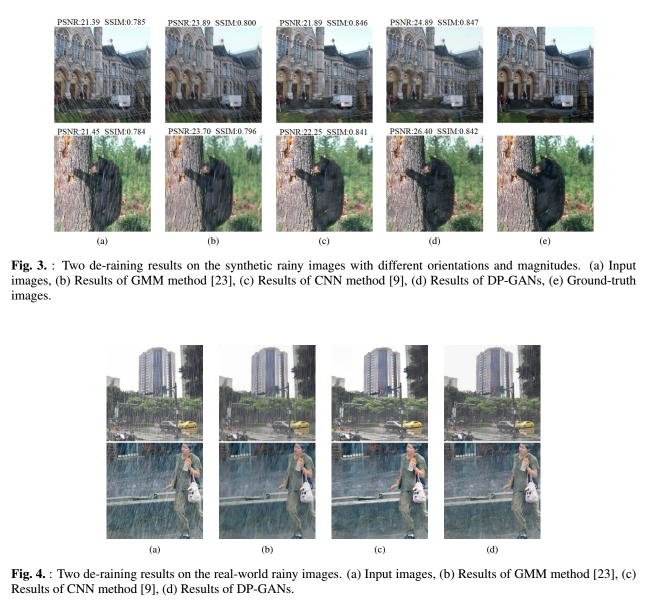
#> input picture imgs/1.jpg, 1301 x 1217 px (shown at 1/2 size)
$ python measure.py ../imgs/1.jpg ../imgs/network2.jpg   (older library calls are emulated)
#> lines starting #> are read from the running program, lines starting #| are printed output that depends on the picture
"""
Video Quality Metrics
Copyright (c) 2014 Alex Izvorski <aizvorski@gmail.com>

This program is free software: you can redistribute it and/or modify
it under the terms of the GNU General Public License as published by
the Free Software Foundation, either version 3 of the License, or
(at your option) any later version.

This program is distributed in the hope that it will be useful,
but WITHOUT ANY WARRANTY; without even the implied warranty of
MERCHANTABILITY or FITNESS FOR A PARTICULAR PURPOSE.  See the
GNU General Public License for more details.

You should have received a copy of the GNU General Public License
along with this program.  If not, see <http://www.gnu.org/licenses/>.
"""

import numpy
import re
import sys
import scipy.misc

import vifp
import ssim
#import ssim_theano
import psnr
import niqe
import reco

def img_greyscale(img):
    return 0.299 * img[:,:,0] + 0.587 * img[:,:,1] + 0.114 * img[:,:,2]

def img_read_yuv(src_file, width, height):
    y_img = numpy.fromfile(src_file, dtype=numpy.uint8, count=(width * height)).reshape( (height, width) )
    u_img = numpy.fromfile(src_file, dtype=numpy.uint8, count=((width/2) * (height/2))).reshape( (height/2, width/2) )
    v_img = numpy.fromfile(src_file, dtype=numpy.uint8, count=((width/2) * (height/2))).reshape( (height/2, width/2) )
    return (y_img, u_img, v_img)

ref_file = sys.argv[1]
dist_file = sys.argv[2]

if ".yuv" in ref_file:
    # Inputs are uncompressed video in YUV420 planar format

    # Get resolution from file name
    m = re.search(r"(\d+)x(\d+)", ref_file)
    if not m:
        print("Could not find resolution in file name: %s" % (ref_file))
        exit(1)

    width, height = int(m.group(1)), int(m.group(2))
    print("Comparing %s to %s, resolution %d x %d" % (ref_file, dist_file, width, height))

    ref_fh = open(ref_file, "rb")
    dist_fh = open(dist_file, "rb")

    frame_num = 0
    while True:
        ref, _, _ = img_read_yuv(ref_fh, width, height)
        dist, _, _ = img_read_yuv(dist_fh, width, height)
        vifp_value = vifp.vifp_mscale(ref.astype(float), dist.astype(float))
        ssim_value = ssim.ssim(ref, dist)
        print ("Frame=%d VIFP=%f SSIM=%f" % (frame_num, vifp_value, ssim_value))
        frame_num += 1

else:
    # Inputs are image files
    ref = scipy.misc.imread(ref_file, flatten=True).astype(numpy.float32)
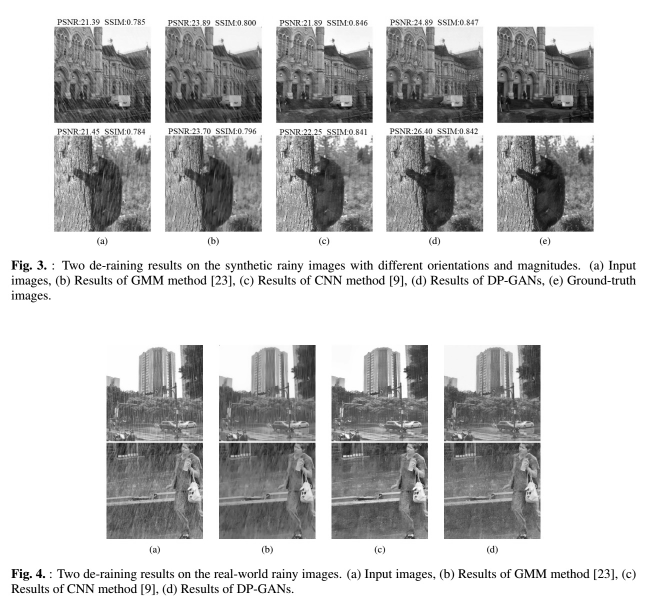
#> ref: shape (1217, 1301) float32 (shown at 1/2 size); min 0, max 255, mean 195.5
    dist = scipy.misc.imread(dist_file, flatten=True).astype(numpy.float32)
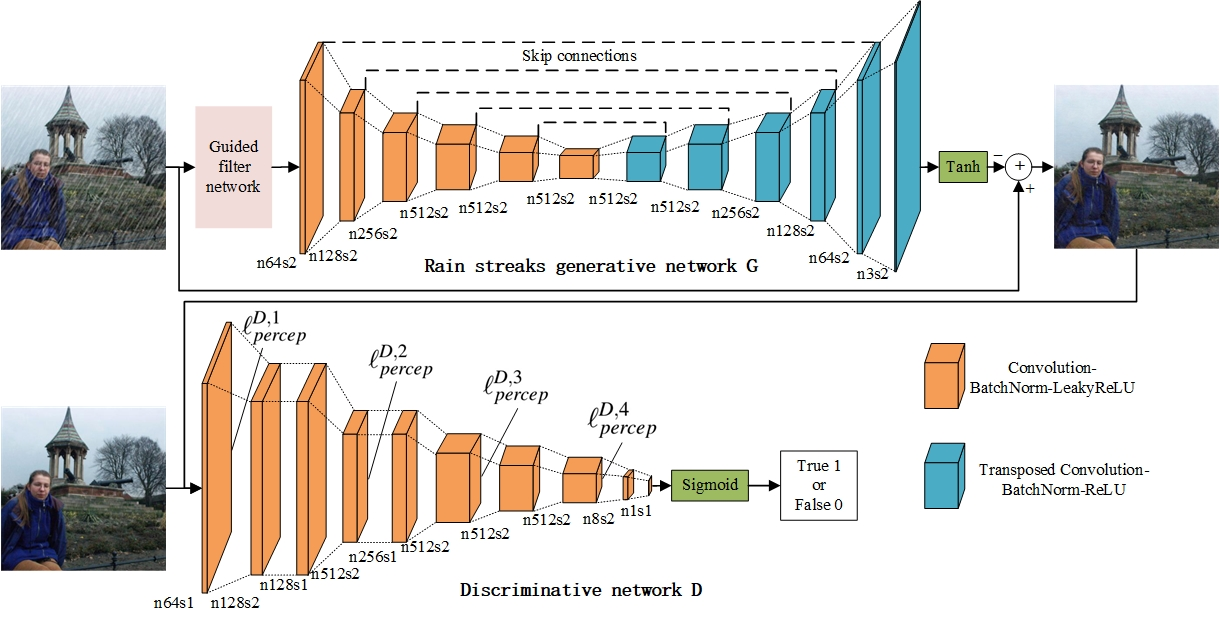
#> input picture imgs/network2.jpg, 1220 x 620 px
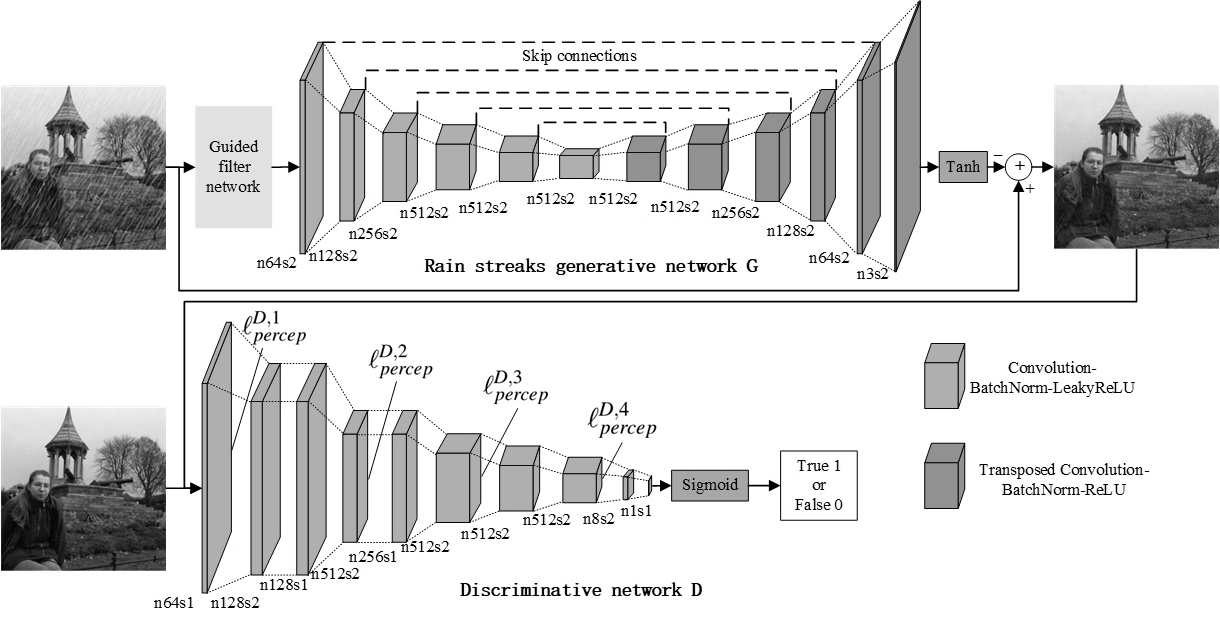
#> dist: shape (620, 1220) float32; min 0, max 255, mean 222.1

    width, height = ref.shape[1], ref.shape[0]
#> width = 1301; height = 1217
    print("Comparing %s to %s, resolution %d x %d" % (ref_file, dist_file, width, height))
#| Comparing ../imgs/1.jpg to ../imgs/network2.jpg, resolution 1301 x 1217

#> (the run stopped early here; a loop or call above may not have finished)
